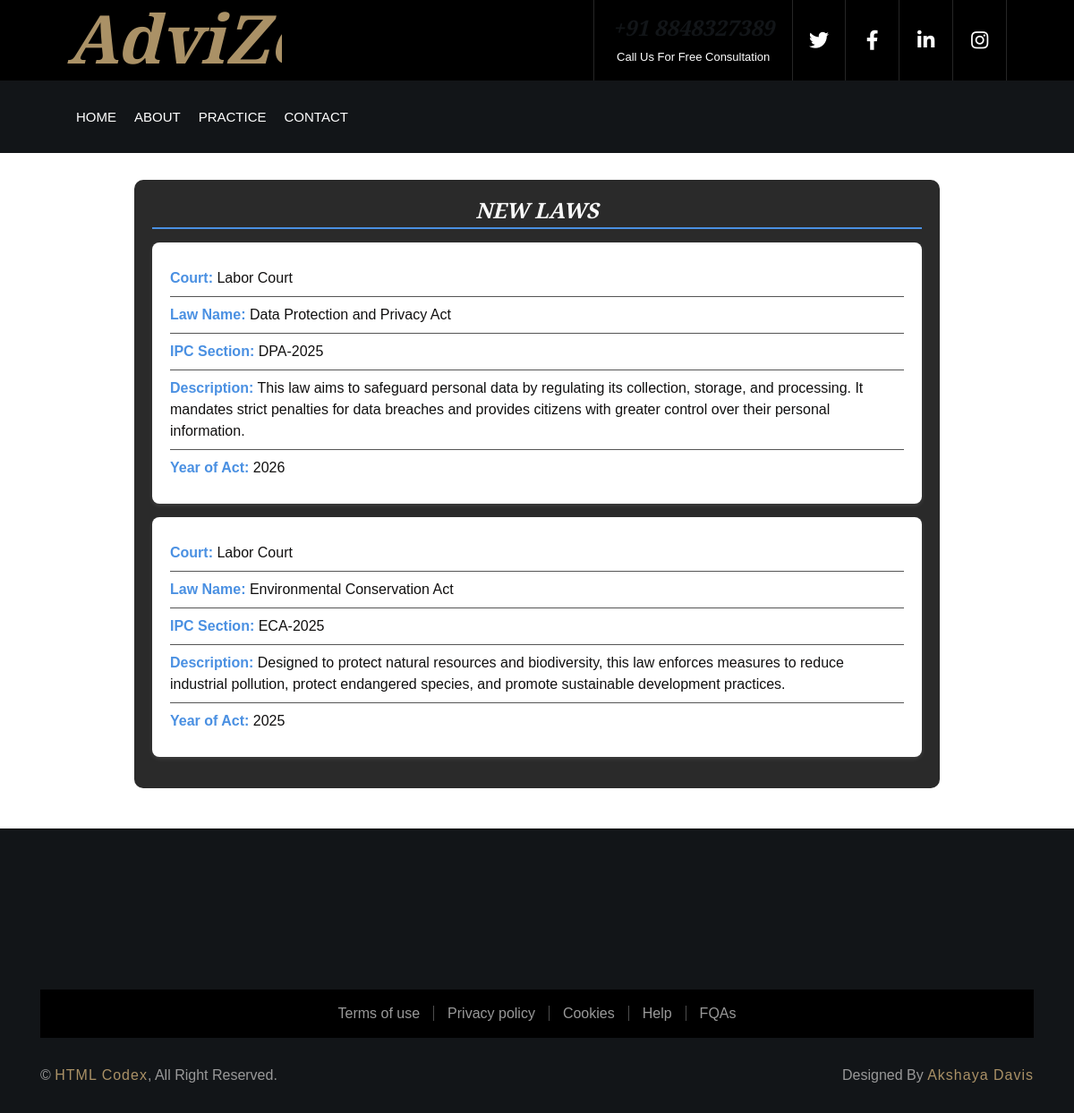
/view_laws, run on the app's committed database.
### courtapp/models.py (models this page shows)
class Law(models.Model):
    court = models.ForeignKey(Register, on_delete=models.CASCADE,null=True, related_name='court')
    name = models.CharField(max_length=50, null=True)
    ipc = models.CharField(max_length=50, null=True)
    description = models.TextField(max_length=100000, null=True)
    year_of_act = models.DateField(null=True)
    created_at = models.DateTimeField(auto_now_add=True)
    updated_at = models.DateTimeField(auto_now=True)

### userapp/models.py (models this page shows)
class Register(AbstractUser):
    usertype = models.CharField(max_length=50, default="admin")
    phone = models.CharField(max_length=15, null=True)  # Changed to CharField
    image = models.ImageField(upload_to='uploads/', null=True)
    barcouncil_number = models.CharField(max_length=15, null=True)
    specialization = models.CharField(max_length=50, null=True)
    address = models.CharField(max_length=100, null=True)
    bio = models.TextField(max_length=1000, null=True)
    qualification = models.CharField(max_length=50, null=True)
    experience = models.CharField(max_length=10, null=True)
    consultation_mode = models.CharField(max_length=50, null=True)
    court_jurisdiction = models.CharField(max_length=50, null=True)
    court_type = models.CharField(max_length=50, null=True)
    place = models.CharField(max_length=50, null=True)
    is_approved = models.BooleanField(default=True)

### courtapp/views.py (the view)
# urls.py: path('view_laws',views.view_laws,name="view_laws"),
def view_laws(request):
    laws=Law.objects.all()
    return render(request,'view_laws.html',{'laws':laws})

### courtapp/templates/view_laws.html (shortened to what this page needs)
{% load static %}
{% include 'header.html' %}
<link rel="stylesheet" href="{% static 'css/view_laws.css' %}">
<div class="laws-list-container">
    <h2><center>New Laws</center></h2>
    {% if laws %}
        {% for law in laws %}
        <div class="law-card">
            <div class="law-row"><strong>Court:</strong> {{ law.court.court_type|default:"N/A" }}</div>
            <div class="law-row"><strong>Law Name:</strong> {{ law.name }}</div>
            <div class="law-row"><strong>IPC Section:</strong> {{ law.ipc }}</div>
            <div class="law-row"><strong>Description:</strong> {{ law.description }}</div>
            <div class="law-row"><strong>Year of Act:</strong> {{ law.year_of_act|date:"Y" }}</div>
        </div>
        {% endfor %}
    {% else %}
        <p class="no-laws">No laws found.</p>
    {% endif %}
</div>
{% include 'footer1.html' %}

### userapp/static/css/style.css (style rules this page uses)
body { color: #666666; background: #ffffff; font-family: 'Roboto', sans-serif; font-weight: 400; }
h1, h2, h3, h4, h5, h6 { font-family: 'EB Garamond', serif; font-weight: 600; font-style: italic; color: #121518; }

### userapp/static/css/view_laws.css (style rules this page uses)
body { background-color: #1e1e1e; color: #111010; font-family: 'Arial', sans-serif; margin: 0; padding: 0; }
.laws-list-container { width: 80%; max-width: 900px; margin: 30px auto; padding: 20px; background: #2a2a2a; border-radius: 10px; box-shadow: 0px 4px 10px rgba(255, 255, 255, 0.1); }
h2 { font-size: 24px; text-align: center; font-weight: bold; margin-bottom: 15px; color: #f8f8f8; text-transform: uppercase; border-bottom: 2px solid #4a90e2; padding-bottom: 5px; }
.law-card { background: #ffffff; padding: 20px; margin-bottom: 15px; border-radius: 8px; box-shadow: 0px 2px 5px rgba(255, 255, 255, 0.1); transition: background 0.3s ease-in-out; }
.law-row { font-size: 16px; padding: 8px 0; border-bottom: 1px solid #555; display: center; justify-content: space-between; }
.law-row:last-child { border-bottom: none; }
.law-row strong { color: #4a90e2; font-weight: bold; }

### data on the page
Law: court.court_type "Labor Court", name "Data Protection and Privacy Act", ipc "DPA-2025", description "This law aims to safeguard personal data by regulating its collection, storage, and processing. It mandates strict penalties for data breaches and provides citizens with greater control over their personal information.", year_of_act "2026"
Law: court.court_type "Labor Court", name "Environmental Conservation Act", ipc "ECA-2025", description "Designed to protect natural resources and biodiversity, this law enforces measures to reduce industrial pollution, protect endangered species, and promote sustainable development practices.", year_of_act "2025"
